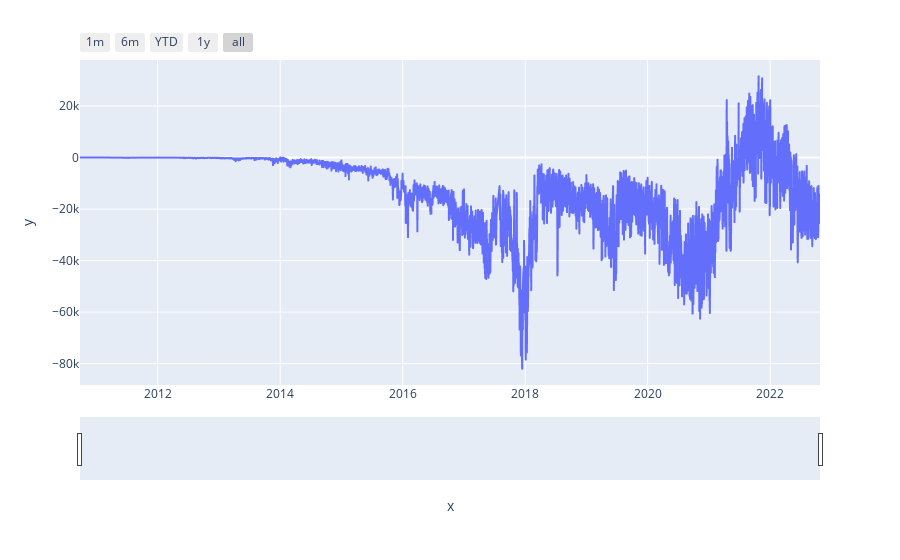

The cell this chart's notebook holds for it:
### Code cell
import plotly.express as px

fig = px.line(x=df['date'], y=df['networkvalue'])


fig.update_xaxes(
    rangeslider_visible = True,
    rangeselector = dict(
        buttons = list([
            dict(count = 1, label = "1m", step = "month", stepmode = "backward"),
            dict(count = 6, label = "6m", step = "month", stepmode = "backward"),
            dict(count = 1, label = "YTD", step = "year", stepmode = "todate"),
            dict(count = 1, label = "1y", step = "year", stepmode = "backward"),
            dict(step = "all")
        ])
    )
)


fig.show()

### Figure 1 — Plotly figure (JSON) as saved in the notebook; plotly's stock layout.template omitted (floating-point values rounded to 4 significant figures; data arrays with more than 128 entries replaced by an {"elided": "..."} marker saying what was removed)
{"data": [{"hovertemplate": "x=%{x}<br>y=%{y}<extra></extra>", "legendgroup": "", "line": {"color": "#636efa", "dash": "solid"}, "marker": {"symbol": "circle"}, "mode": "lines", "name": "", "showlegend": false, "type": "scattergl", "x": {"elided": "4386 str values"}, "xaxis": "x", "y": {"elided": "4386 float values"}, "yaxis": "y"}], "layout": {"legend": {"tracegroupgap": 0}, "margin": {"t": 60}, "xaxis": {"anchor": "y", "domain": [0, 1], "rangeselector": {"buttons": [{"count": 1, "label": "1m", "step": "month", "stepmode": "backward"}, {"count": 6, "label": "6m", "step": "month", "stepmode": "backward"}, {"count": 1, "label": "YTD", "step": "year", "stepmode": "todate"}, {"count": 1, "label": "1y", "step": "year", "stepmode": "backward"}, {"step": "all"}]}, "rangeslider": {"visible": true}, "title": {"text": "x"}}, "yaxis": {"anchor": "x", "domain": [0, 1], "title": {"text": "y"}}}}
